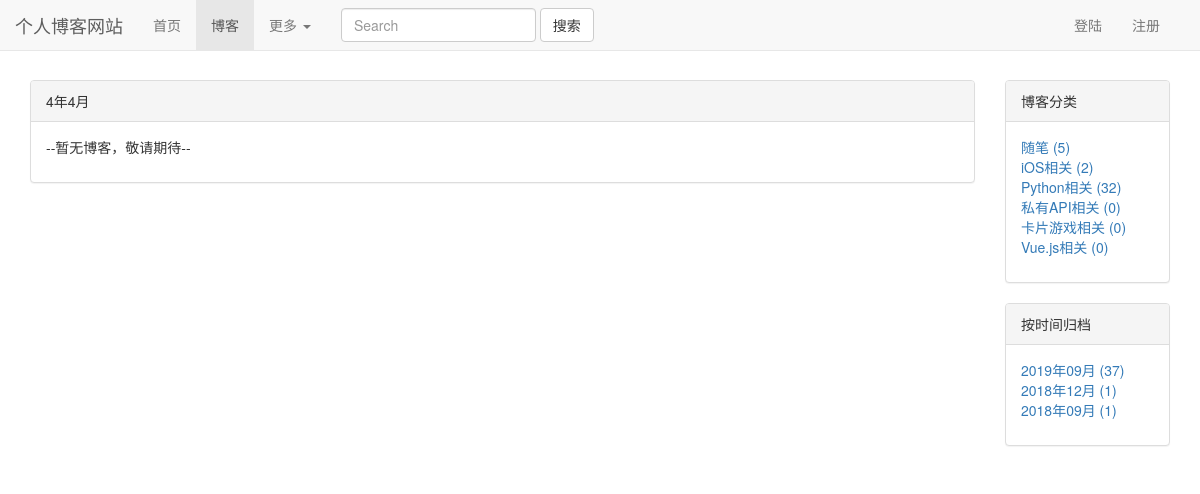
Page /blogs/date_of_blogs/4/4 on the committed database.
### blogs/models.py (models this page shows, shortened)
class BlogType(models.Model):
    type_name = models.CharField(max_length=15)

### blogs/views.py (the view)
# urls.py: re_path(r'^date_of_blogs/(\d+)/(\d+)$', views.blog_dates, name='blog_dates'),
def blog_dates(request, year, month):
    blogs = Blog.objects.filter(create_time__year=year, create_time__month=month)
    context = blog_datas_common(request, blogs)
    context['blog_title_with_date'] = "%s年%s月" % (year, month)
    return render(request, 'blogs/blog_dates.html', context)

### user/forms.py (shortened to what this page needs)
class LoginForm(forms.Form):
    username = forms.CharField(label='用户名',widget=forms.TextInput(attrs={'class':'form-control','placeholder':'请输入用户名'}))
    password = forms.CharField(label='密码', widget=forms.PasswordInput(attrs={'class':'form-control','placeholder':'请输入密码'}))

### user/context_processors.py (called while the page is built)
def login_modal_form(request):
    return {'login_modal_form': LoginForm()}

### templates/blogs/blog_dates.html
{% extends 'blogs/blog_index.html' %}
{% block blog_title_header %}
    {{ blog_title_with_date }}
{% endblock %}

### templates/blogs/blog_index.html (shortened to what this page needs)
{% extends 'base.html' %}
{% load staticfiles %}
{% load comment_tags %}
{% load read_tags %}
{% load like_tags %}
{% block cssstyle %}
    <link rel="stylesheet" href="{% static 'blog_css/blog.css' %}">
{% endblock %}
{% block blog_active %}
    active
{% endblock %}
{% block content %}
    <div class="container">
        <div class="row">
            <div class="col-xs-12 col-sm-8 col-md-9 col-lg-10">
                <div class="panel panel-default">
                    <div class="panel-heading">{% block blog_title_header %}{% endblock %}</div>
                    <div class="panel-body">
                        <ul class="blog_types">
                            {% for blog in page_of_blogs.object_list %}
                                <div class="every_blog">
                                    <h3><a href="{% url 'blogs_module:blog_details' blog.pk %}">{{ blog.title }}</a>
                                    </h3>
                                    <ul class="blog_list_style">
                                        <li>
                                            <span class="glyphicon glyphicon-tags"></span> <a
                                                href="{% url 'blogs_module:blog_types' blog.blog_type.pk %}"> {{ blog.blog_type.type_name }}</a>
                                        </li>
                                        <li><span
                                                class="glyphicon glyphicon-time"></span> {{ blog.create_time|date:"Y-m-d" }}
                                        </li>
                                         <li>
                                             阅读:{% get_total_read_count blog %}
                                        </li>
                                        <li>
                                            评论:{% get_comment_count blog %}
                                        </li>
                                        <li>
                                            点赞:{% get_liked_counts blog %}
                                        </li>
                                    </ul>
                                    <p>{{ blog.content |striptags | truncatechars:130 |safe}}</p>
                                </div>
                            {% empty %}
                                <div class="every_blog">
                                    <p>--暂无博客，敬请期待--</p>
                                </div>
                            {% endfor %}
                        </ul>
                    </div>
                </div>
            </div>
            <div class="hidden-xs col-sm-4 col-md-3 col-lg-2">
                <div class="panel panel-default">
                    <div class="panel-heading">博客分类</div>
                    <div class="panel-body">
                        <ul class="blog_types">
                            {% for type in blogTypes %}
                                <li><a href="{% url 'blogs:blog_types' type.pk %}">{{ type.type_name }} ({{ type.type_count }})</a></li>
                            {% empty %}
                                暂无博客分类
                            {% endfor %}
                        </ul>
                    </div>
                </div>
                <div class="panel panel-default">
                    <div class="panel-heading">按时间归档</div>
                    <div class="panel-body">
                        <ul class="list-unstyled">
                            {% for blogDate,blogDateCount in blogDates.items %}
                                <li><a href="{% url 'blogs_module:blog_dates' blogDate.year blogDate.month %}">{{ blogDate|date:"Y年m月" }} ({{ blogDateCount }})</a></li>
                            {% endfor %}
                        </ul>
                    </div>
                </div>
            </div>
        </div>
    </div>
{% endblock %}

### static/base.css (style rules this page uses)
body { margin-top: 80px !important; }
* { padding: 0px; margin: 0px; }

### static/blog_css/blog.css (style rules this page uses)
ul.blog_types { list-style-type: none; }

### rows in the picture
BlogType: type_name "随笔", type_count "5"
BlogType: type_name "iOS相关", type_count "2"
BlogType: type_name "Python相关", type_count "32"
BlogType: type_name "私有API相关", type_count "0"
BlogType: type_name "卡片游戏相关", type_count "0"
BlogType: type_name "Vue.js相关", type_count "0"

### other values in the picture
{{ blog_title_with_date }} "4年4月"
{{ blogDate|date:"Y年m月" }} "2019年09月" "2018年12月" "2018年09月"
{{ blogDateCount }} "37" "1" "1"
